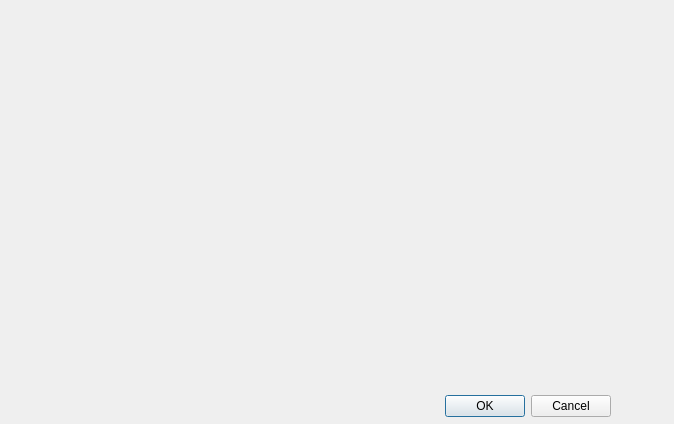
<?xml version="1.0" encoding="UTF-8"?>
<ui version="4.0">
 <class>Dialog_html</class>
 <widget class="QDialog" name="Dialog_html">
  <property name="geometry">
   <rect>
    <x>0</x>
    <y>0</y>
    <width>674</width>
    <height>424</height>
   </rect>
  </property>
  <property name="windowTitle">
   <string>Dialog</string>
  </property>
  <widget class="QDialogButtonBox" name="buttonBox">
   <property name="geometry">
    <rect>
     <x>270</x>
     <y>390</y>
     <width>341</width>
     <height>32</height>
    </rect>
   </property>
   <property name="orientation">
    <enum>Qt::Horizontal</enum>
   </property>
   <property name="standardButtons">
    <set>QDialogButtonBox::Cancel|QDialogButtonBox::Ok</set>
   </property>
  </widget>
 </widget>
 <resources/>
 <connections>
  <connection>
   <sender>buttonBox</sender>
   <signal>accepted()</signal>
   <receiver>Dialog_html</receiver>
   <slot>accept()</slot>
   <hints>
    <hint type="sourcelabel">
     <x>248</x>
     <y>254</y>
    </hint>
    <hint type="destinationlabel">
     <x>157</x>
     <y>274</y>
    </hint>
   </hints>
  </connection>
  <connection>
   <sender>buttonBox</sender>
   <signal>rejected()</signal>
   <receiver>Dialog_html</receiver>
   <slot>reject()</slot>
   <hints>
    <hint type="sourcelabel">
     <x>316</x>
     <y>260</y>
    </hint>
    <hint type="destinationlabel">
     <x>286</x>
     <y>274</y>
    </hint>
   </hints>
  </connection>
 </connections>
</ui>
